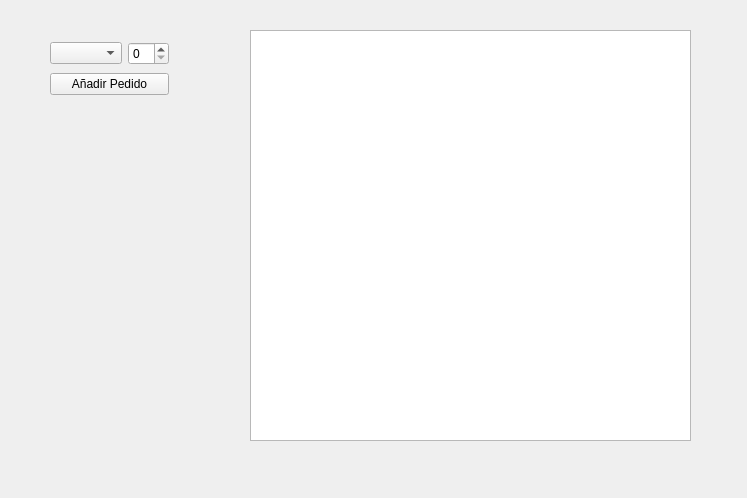
<?xml version="1.0" encoding="UTF-8"?>
<ui version="4.0">
 <class>PedidosPendientesForm</class>
 <widget class="QWidget" name="PedidosPendientesForm">
  <property name="geometry">
   <rect>
    <x>0</x>
    <y>0</y>
    <width>747</width>
    <height>498</height>
   </rect>
  </property>
  <property name="windowTitle">
   <string>Form</string>
  </property>
  <widget class="QTableWidget" name="tablaPedidos">
   <property name="geometry">
    <rect>
     <x>250</x>
     <y>30</y>
     <width>441</width>
     <height>411</height>
    </rect>
   </property>
  </widget>
  <widget class="QWidget" name="">
   <property name="geometry">
    <rect>
     <x>50</x>
     <y>40</y>
     <width>119</width>
     <height>57</height>
    </rect>
   </property>
   <layout class="QGridLayout" name="gridLayout">
    <item row="0" column="0">
     <widget class="QComboBox" name="productosComboBox"/>
    </item>
    <item row="0" column="1">
     <widget class="QSpinBox" name="unidadesSpinBox"/>
    </item>
    <item row="1" column="0" colspan="2">
     <widget class="QPushButton" name="pushButton">
      <property name="text">
       <string>Añadir Pedido</string>
      </property>
     </widget>
    </item>
   </layout>
  </widget>
 </widget>
 <resources/>
 <connections/>
</ui>
